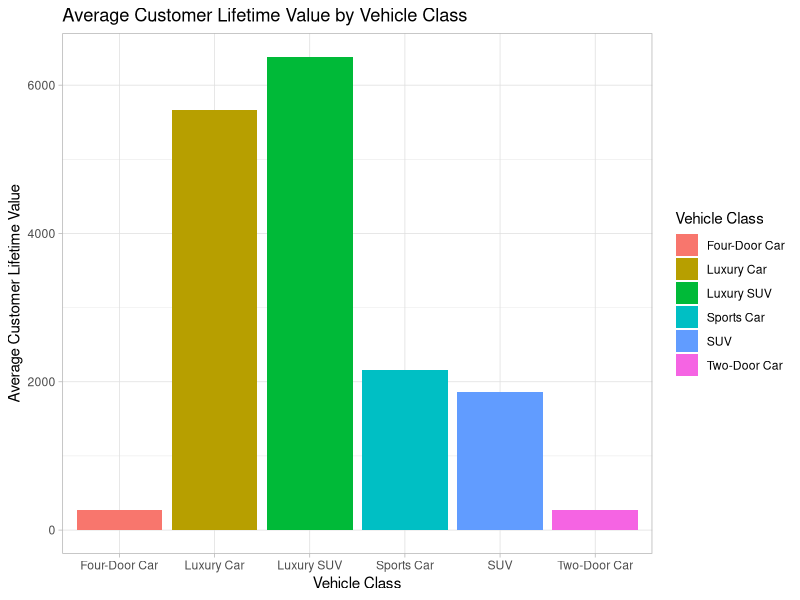
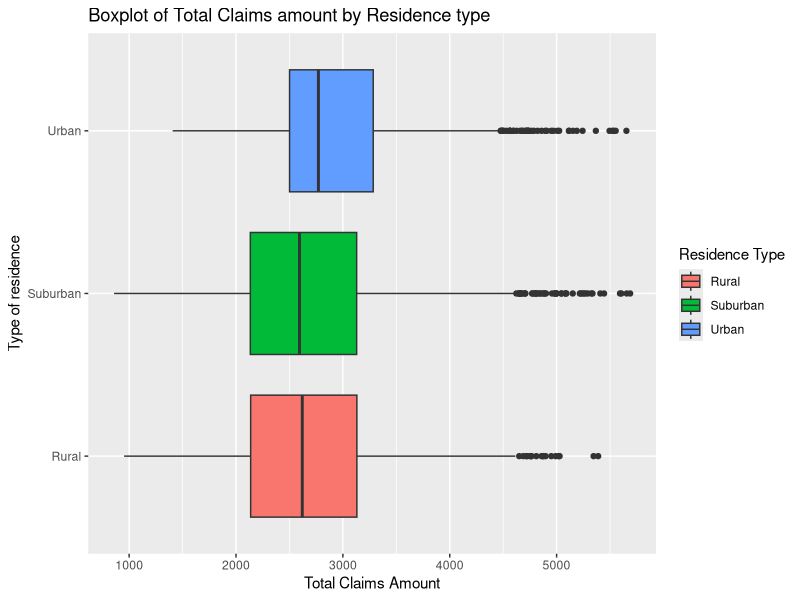
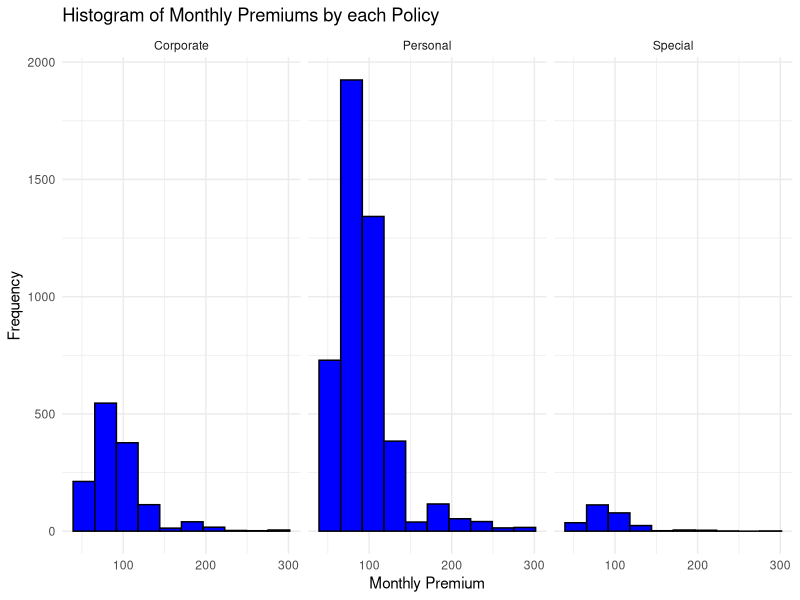
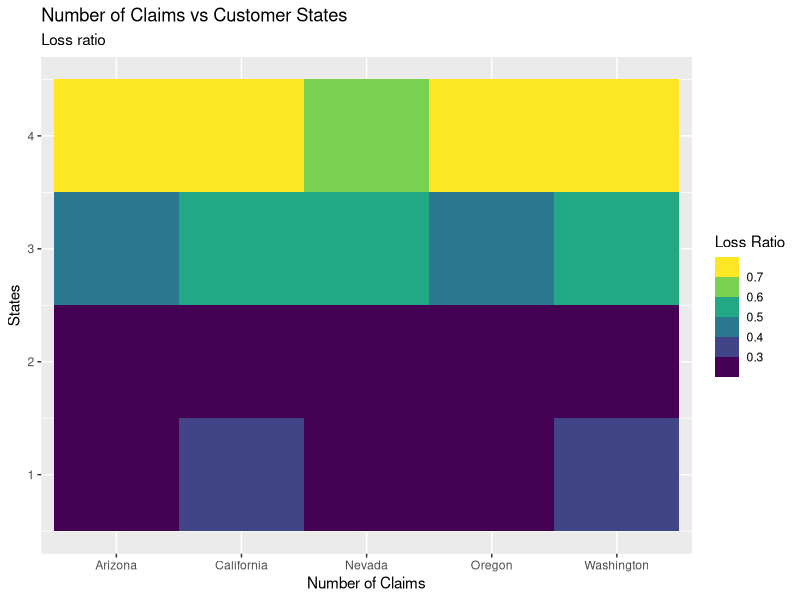
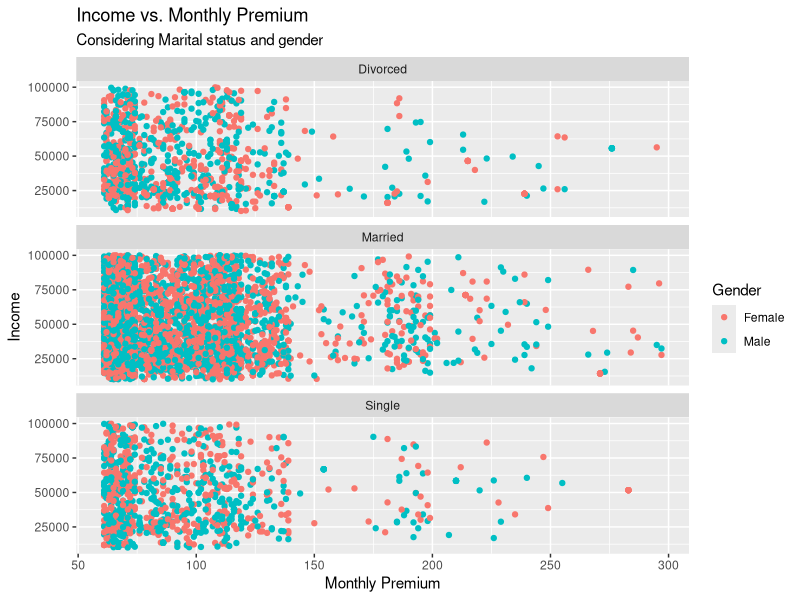
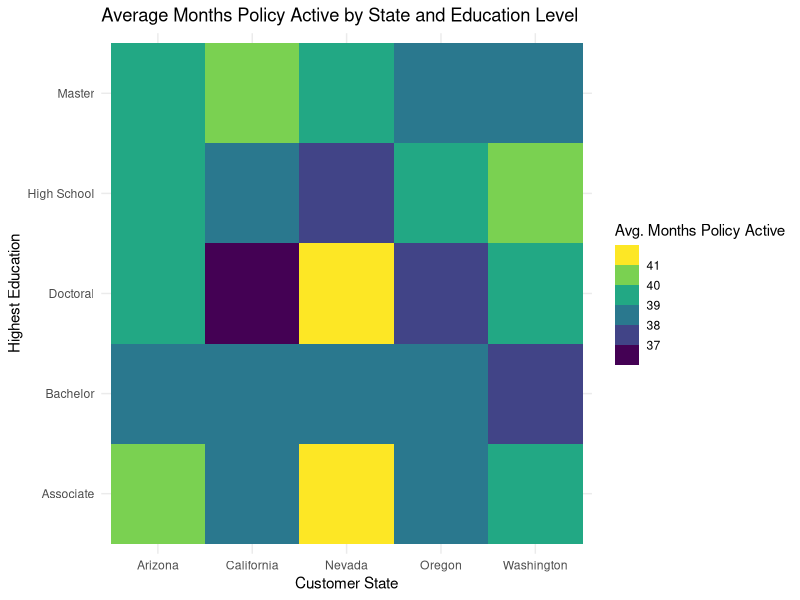
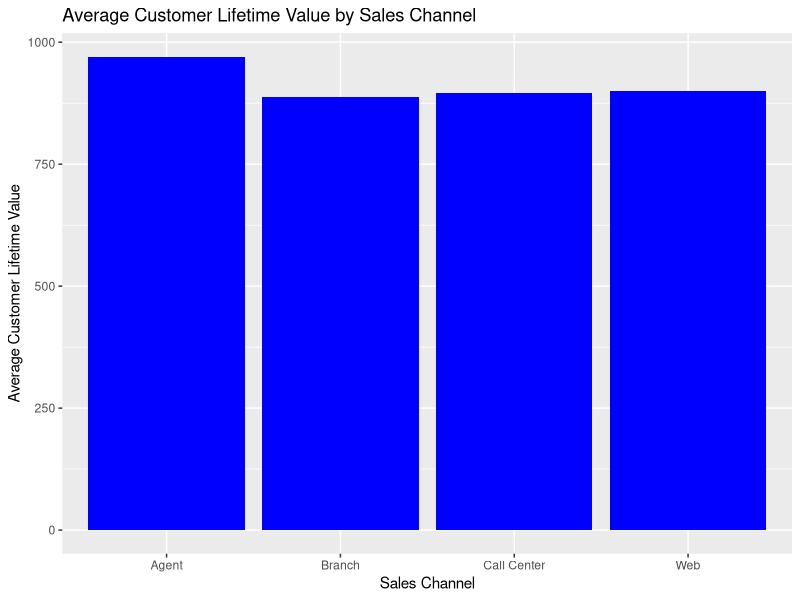
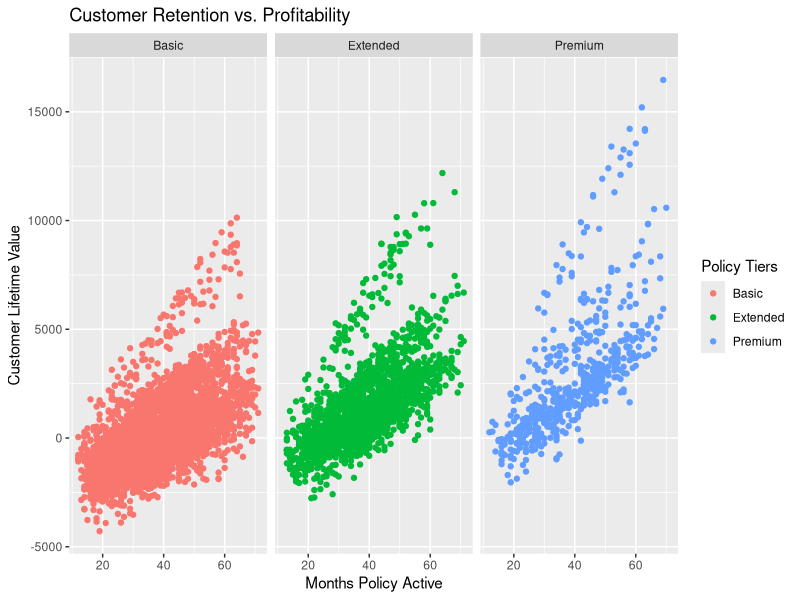

The R script that drew these images, in order:
library(tidyverse)

claims_df <- read.csv("claims.csv")

head(claims_df)


#_________________________________________________________________________________________________
# Q1
# What impact does vehicle class have on the profitability of customers?
df1<-claims_df%>% group_by(vehicle_class)%>% summarise(n_customers=n(),
                                                       Average_CLV = mean(customer_lifetime_value),
                                                       Median_CLV = median(customer_lifetime_value),
                                                       pct_P=mean(customer_lifetime_value>0))

print(df1)

# This code adjusts the figure output size in the notebook
options(repr.plot.width=11, repr.plot.height=8)
ggplot(df1, aes(x = vehicle_class, y = Average_CLV, fill = vehicle_class)) +
  geom_col() +
  labs(title = "Average Customer Lifetime Value by Vehicle Class",
       x = "Vehicle Class",
       y = "Average Customer Lifetime Value",
       fill="Vehicle Class")+theme_light()
#_________________________________________________________________________________________________

# Q2
# How does the total claim amount vary according to the type of residence?

(df2 <- claims_df %>%
    group_by(residence_type) %>%
    summarise(n_customers=n(),
              Profit_Ratio = mean(customer_lifetime_value>0),
              Avg_claims_amount=mean(total_claims_amount),
              Min_claims_amount=min(total_claims_amount),
              Max_claims_amount=max(total_claims_amount)))

options(repr.plot.width=11, repr.plot.height=8)
ggplot(claims_df,aes(x=residence_type,y=total_claims_amount,fill=residence_type))+
  geom_boxplot()+
  labs(title = "Boxplot of Total Claims amount by Residence type",
       x = "Type of residence",
       y = "Total Claims Amount",
       fill="Residence Type") +coord_flip()
#_________________________________________________________________________________________________

# Q3
# How does the distribution of monthly premiums differ among Corporate, Personal, 
# and Special policyholders, and to what extent do customers across these policy types 
# opt for premiums at or below the $100 mark?

ggplot(claims_df, aes(x = monthly_premium)) +
  geom_histogram(bins = 10, fill = "blue", color = "black") +
  facet_wrap(~policy)+
  labs(title = "Histogram of Monthly Premiums by each Policy ",
       x = "Monthly Premium",
       y = "Frequency") +
  theme_minimal()

(df3<- claims_df %>% group_by(policy) %>% summarise(n_customers=n(),
                                                    avg_monthly_premium = mean(monthly_premium),
                                                    max_monthly_premium = max(monthly_premium),
                                                    sd_monthly_premium = sd(monthly_premium),
                                                    pct_less_100 = mean(monthly_premium <= 100)))
#_________________________________________________________________________________________________

# Q4 
# Are there any geographical patterns in number of claims made and profitability?
(df4<- claims_df %>% group_by(customer_state,total_claims)%>% 
    summarise(Avg_CLV_Loss = mean(customer_lifetime_value<0),
              n_customers = n(),
              Median_CLV = median(customer_lifetime_value),
              Average_CLV = mean(customer_lifetime_value))) %>%  
  arrange(desc(Avg_CLV_Loss))

ggplot(df4,aes(x=customer_state,y=total_claims,fill=Avg_CLV_Loss))+
  geom_tile()+
  scale_fill_viridis_b()+
  labs(title = "Number of Claims vs Customer States",
       subtitle="Loss ratio",
       x="Number of Claims",
       y="States",
       fill="Loss Ratio")

#_________________________________________________________________________________________________

# Q5
# Is there a strong correlation between income and monthly premium paid? 
# How does it vary across the different marital status and gender? 

(df5<- claims_df %>% group_by(marital_status,gender)%>%
    summarise(avg_monthly_premium = mean(monthly_premium),
              n_customers=n(),
              median_monthly_premium=median(monthly_premium),
              max_monthly_premium = max(monthly_premium),
              min_monthly_premium=min(monthly_premium))%>%
    arrange(desc(avg_monthly_premium)))

ggplot(claims_df, aes(x = income, y = monthly_premium, color=gender)) +
  geom_point() +
  facet_wrap(~ marital_status, nrow=3)+
  labs(title = "Income vs. Monthly Premium",
       subtitle="Considering Marital status and gender",
       x="Income",
       y="Monthly Premium",
       color="Gender")+coord_flip()

#_________________________________________________________________________________________________
# Q6
# What is the relationship between customer state and highest education level in determining 
# the average duration of policies active?

(df6 <- claims_df %>%
    group_by(customer_state, highest_education) %>%
    summarise(avg_months_policy_active = mean(months_policy_active)) %>%
    arrange(desc(avg_months_policy_active)))

ggplot(df6, aes(x = customer_state, y = highest_education, fill = avg_months_policy_active)) +
  geom_tile() +
  scale_fill_viridis_b() +
  labs(title = "Average Months Policy Active by State and Education Level",
       x = "Customer State",
       y = "Highest Education",
       fill = "Avg. Months Policy Active") +
  theme_minimal()

#_________________________________________________________________________________________________
# Q7
# How do different customer acquisition channels impact customer value and claim behavior?
(df7 <- claims_df %>%
    group_by(sales_channel) %>%
    summarise(Average_CLV = mean(customer_lifetime_value),
              Median_CLV = median(customer_lifetime_value),
              Average_Claims = mean(total_claims),
              Average_Claim_Amount = mean(current_claim_amount),
              Median_Claim_Amount = median(current_claim_amount),
              n = n()) %>% arrange(desc(Average_CLV)))

ggplot(df7, aes(x = sales_channel, y = Average_CLV)) +
  geom_bar(stat = "identity", fill = "blue") +
  labs(title = "Average Customer Lifetime Value by Sales Channel",
       x = "Sales Channel",
       y = "Average Customer Lifetime Value")

#_________________________________________________________________________________________________

# Q8
# Is there a correlation between customer retention and profitability across all the policy tiers 
# offered?
ggplot(claims_df, aes(x = months_policy_active, y = customer_lifetime_value,color=coverage)) +
  geom_point() +
  facet_wrap(~coverage)+
  labs(title = "Customer Retention vs. Profitability",
       x = "Months Policy Active",
       y = "Customer Lifetime Value",
       color="Policy Tiers")
